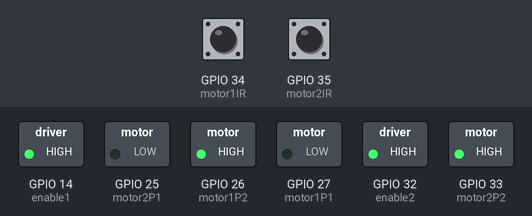
A program run on a simulated ESP32. Shown: switched loads named in the program (green lamp = pin HIGH). Inputs (shaded band) come from the test bench; at power-on: GPIO 34 (motor1IR) HIGH, GPIO 35 (motor2IR) HIGH.

Above: at 1.2 s.
1.3 s: GPIO 34 (motor1IR) pulled LOW for 3.2 s
Timing chart, 0 to 4.3 s (numbered marks = the images above; inputs shaded):
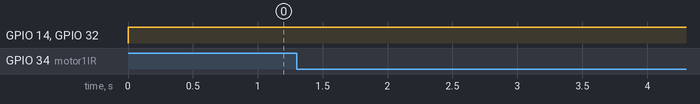

The program:

main.cpp
```cpp
#include <Arduino.h>

// Motor I

int motor1P1 = 27;

int motor1P2 = 26;

int enable1 = 14;

int motor1IR = 34;

int motor1IRValue = 0;

// Motor II

int motor2P1 = 25;

int motor2P2 = 33;

int enable2 = 32;

int motor2IR = 35;

int motor2IRValue = 0;


// Setting PWM properties

const int freq = 30000;

const int pwm1 = 0;

const int pwm2 = 1;

const int resolution = 8;

int dutyCycle1 = 160;

int dutyCycle2 = 170;


void setup() {

  // sets the pins as outputs:

  pinMode(motor1P1, OUTPUT);

  pinMode(motor1P2, OUTPUT);

  pinMode(enable1, OUTPUT);

  pinMode(motor1IR, INPUT_PULLUP);


  pinMode(motor2P1, OUTPUT);

  pinMode(motor2P2, OUTPUT);

  pinMode(enable2, OUTPUT);

  pinMode(motor2IR, INPUT_PULLUP);


  // configure LED PWM functionalitites

  ledcSetup(pwm1, freq, resolution);

  ledcSetup(pwm2, freq, resolution);


  // attach the channel to the GPIO to be controlled

  ledcAttachPin(enable1, pwm1);

  ledcAttachPin(enable2, pwm2);


  ledcWrite(pwm1, dutyCycle1);

  ledcWrite(pwm2, dutyCycle2);


  Motor1Forward();

  Motor2Forward();

}


void loop()

{


  motor1IRValue = digitalRead(motor1IR);

  if(motor1IRValue == LOW)

  {

    dutyCycle1 = dutyCycle1 - 20;

    ledcWrite(pwm1, dutyCycle1);

  }else{

    Motor1Forward();

    dutyCycle1 = dutyCycle1 + 20;

    ledcWrite(pwm1, dutyCycle1);

  }


  motor2IRValue = digitalRead(motor2IR);

  if(motor2IRValue == LOW)

  {

    dutyCycle2 = dutyCycle2 - 20;

    ledcWrite(pwm2, dutyCycle2);

  }else{

    dutyCycle2 = dutyCycle2 + 20;

    ledcWrite(pwm2, dutyCycle2);

  }


}void Motor1Forward()

{

  digitalWrite(motor1P1, LOW);

  digitalWrite(motor1P2, HIGH);

}


void Motor2Forward()

{

  digitalWrite(motor2P1, LOW);

  digitalWrite(motor2P2, HIGH);

}


void Motor1Stop()

{

  digitalWrite(motor1P1, LOW);

  digitalWrite(motor1P2, LOW);

}


void Motor2Stop()

{

  digitalWrite(motor2P1, LOW);

  digitalWrite(motor2P2, LOW);

}
```
